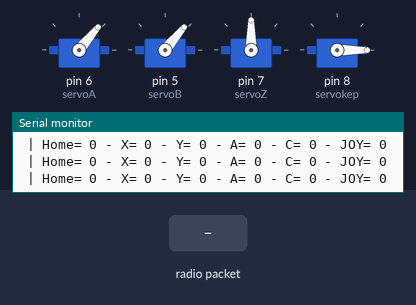
Recording of a program running on a simulated Arduino Uno, built with avr-gcc and run on an emulated ATmega328P. On the bench: 4 × servo, the last lines printed to the serial monitor. The test bench sets the inputs (shaded band). No radio packets arrive unless stated.

Above: at 1.2 s.
1.3 s: radio packet "1" arrives
At 2.11 s:
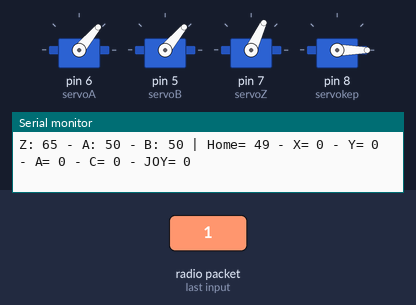
At 5.4 s:
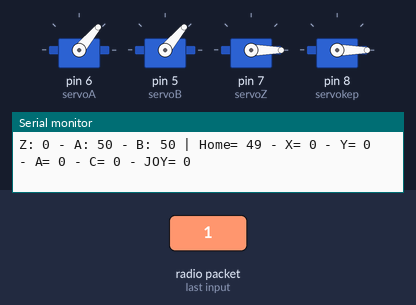
Timing chart, 0 to 6.9 s (numbered marks = the images above; inputs shaded):
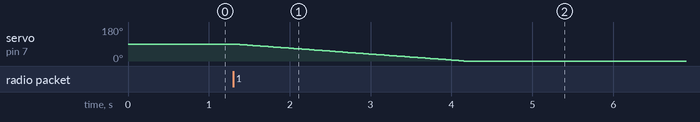

Measured:
- after the input at 1.3 s, servo on pin 7 (servoZ): moves from 90° to 0° over 2.8 s, starting at once

The program:

main.cpp
```cpp
#include <Arduino.h>
#include <Servo.h>
#include <SPI.h>
#include <nRF24L01.h>
#include <RF24.h>
RF24 radio(9, 10); // CE, CSN
const byte diachi[6] = "12345";

// nrf24l01: IRQ-D8 CE-D9 CSN-D10 MOSI-D11 MISO-D12 SCK-13

byte nhan[30];

Servo servo_A;
Servo servo_B;
Servo servo_Z;
Servo servo_kep;

#define servoA  6
#define servoB  5
#define servoZ  7
#define servokep  8

byte macdinh = 1; int dem=0;

void auto_home()
{
  servo_A.write(50);
  servo_B.write(50);
  servo_Z.write(90);
  servo_kep.write(0);
}

void truc_z()
{
  byte goc_z; byte cong; byte tru;
  if(nhan[1]>=50 && nhan[1]<=100) //Phai
  {
    goc_z = servo_Z.read(); //Doc goc Servo Z
    if(goc_z < 180)
    {
      cong = map(nhan[1], 50, 99, 0, 1);
      goc_z = goc_z + cong;
      servo_Z.write(goc_z);
      tru = 0;
    }
    else //Neu goc_Z > 180
    {
      cong = 0; tru = 0;
      servo_Z.write(180);
    }
  }
  else //Trai.....0-49
  {
    goc_z = servo_Z.read(); //doc goc Servo Z
    if(goc_z > 0) //lon hon 0
    {
      tru = map(nhan[1], 49, 0, 0, 1);
      goc_z = goc_z - tru;
      servo_Z.write(goc_z);
      cong = 0;
    }
    else //nho hon 0
    {
      cong = 0; tru = 0;
      servo_Z.write(0);
    }
  }

  Serial.print("Z: "); Serial.print(servo_Z.read());
}

void truc_A()
{
  byte goc_a; byte cong; byte tru;
  if(nhan[2]>=50 && nhan[2]<=100) //Len
  {
    goc_a = servo_A.read(); //Doc goc Servo A
    if(goc_a < 80)
    {
      cong = map(nhan[2], 50, 99, 0, 1);
      goc_a = goc_a + cong;
      servo_A.write(goc_a);
      tru = 0;
    }
    else //Neu goc_A > 80
    {
      cong = 0; tru = 0;
      servo_A.write(80);
    }
  }
  else //Xuong.....0-49
  {
    goc_a = servo_A.read(); //doc goc Servo A
    if(goc_a > 50) //lon hon 50
    {
      tru = map(nhan[2], 49, 0, 0, 1);
      goc_a = goc_a - tru;
      servo_A.write(goc_a);
      cong = 0;
    }
    else //nho hon 50
    {
      cong = 0; tru = 0;
      servo_A.write(50);
    }
  }

  Serial.print(" - A: "); Serial.print(servo_A.read());
}

void truc_B()
{
  byte goc_B;
  goc_B = servo_B.read();
  if(nhan[3] == 0) //Nut A
  {
    if(goc_B < 120)
    {
      goc_B = goc_B + 1;
      servo_B.write(goc_B);
    }
    else  servo_B.write(120);
  }

  if(nhan[4] == 0) //Nut C
  {
    if(goc_B > 50)
    {
      goc_B = goc_B - 1;
      servo_B.write(goc_B);
    }
    else  servo_B.write(50);
  }

  Serial.print(" - B: "); Serial.print(servo_B.read());
}

void setup()
{
  Serial.begin(115200);

  servo_A.attach(servoA); //50-80
  servo_B.attach(servoB); //50-120
  servo_Z.attach(servoZ);
  servo_kep.attach(servokep); //180 - kep

  if (!radio.begin())
  {
    Serial.println("Module không khởi động được...!!");
    while (1) {}
  }

  radio.openReadingPipe(1, diachi);
  radio.setPALevel(RF24_PA_MIN); //Cài bộ khuyết địa công suất ở mức MIN
  radio.setChannel(80);
  radio.setDataRate(RF24_250KBPS);
  radio.startListening(); //Bta dau nhan

  if (!radio.available()) //khong ket noi
  {
    Serial.println("Chưa kết nối được với RX...!!");
    Serial.println("CHỜ KẾT NỐI.......");
  }

  auto_home();
}

void loop()
{
  if (radio.available())
  {
    radio.read(&nhan, sizeof(nhan));
  }

  if(nhan[0] == 0) //nhan nut auto home | nut B
    auto_home();
  else
  {
    if(nhan[5] != macdinh)
    {
      if(nhan[5] == 0)
        dem++;
      macdinh = nhan[5];
    }
    if(dem%2 == 0)
      servo_kep.write(180); //kep
    else servo_kep.write(0); //mo

    truc_z();
    truc_A();
    truc_B();
  }

  Serial.print(" | Home= "); Serial.print(nhan[0]); Serial.print(" - X= "); Serial.print(nhan[1]);
  Serial.print(" - Y= "); Serial.print(nhan[2]); Serial.print(" - A= "); Serial.print(nhan[3]);
  Serial.print(" - C= "); Serial.print(nhan[4]); Serial.print(" - JOY= "); Serial.print(nhan[5]);

  Serial.println();
  delay(30);
}
```
